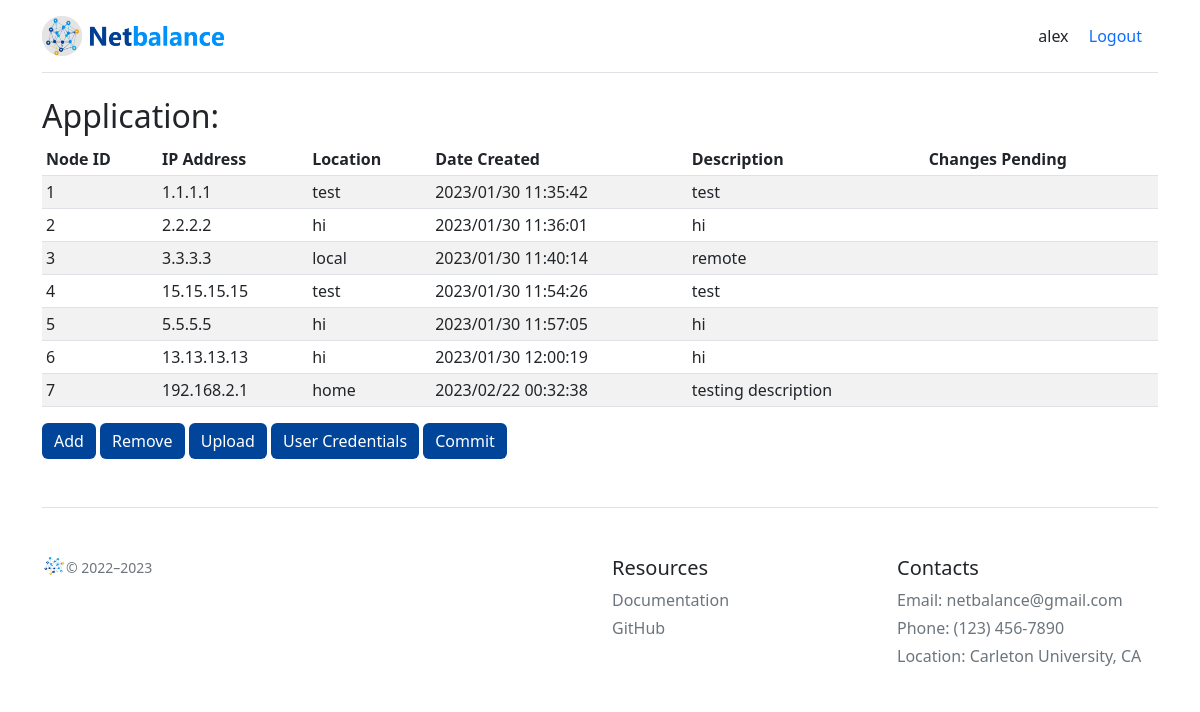
The page /dashboardv2 (signed in) on the database as committed earlier.
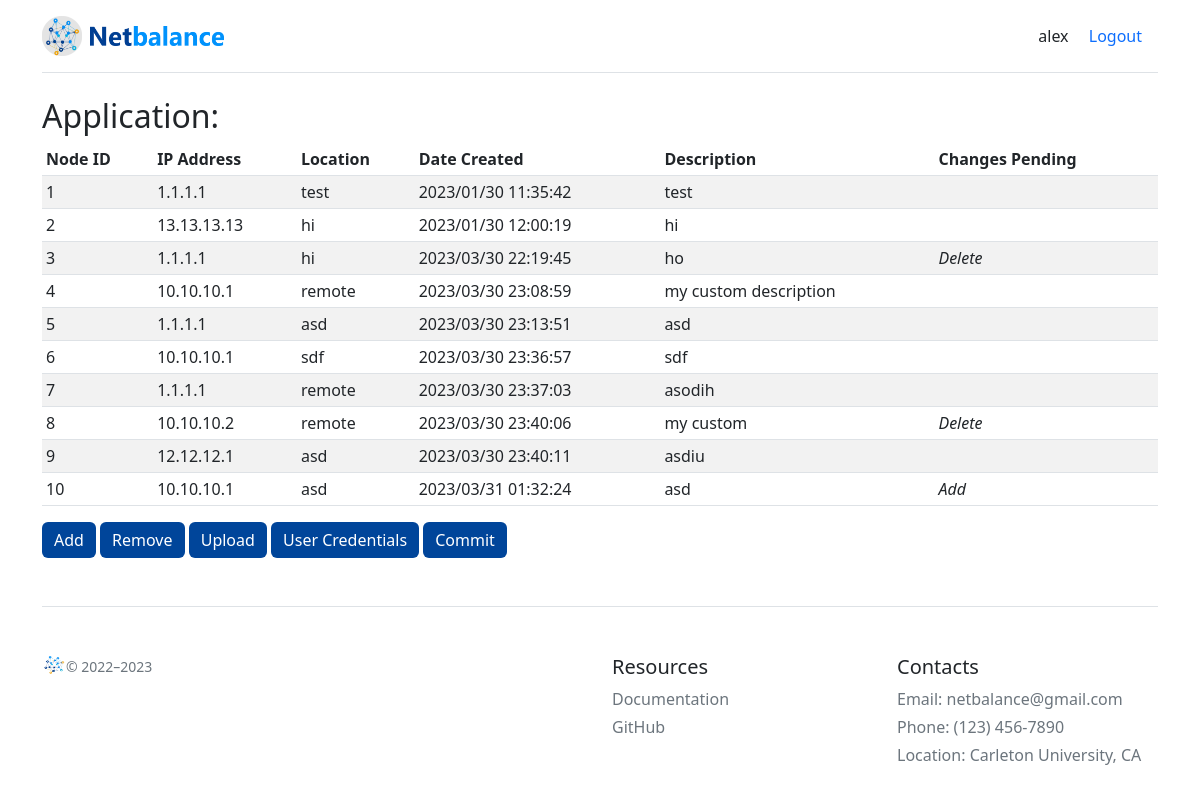
The same page on the database as committed later.
### netbalanceApp/models.py (models this page shows)
class NewApplication(models.Model):
    app_name = models.CharField(max_length=64)
    location = models.CharField(max_length=128)
    ip = models.CharField(max_length=15)
    date = models.CharField(max_length=8)
    pending_add = models.BooleanField()
    pending_delete = models.BooleanField()
    description = models.CharField(max_length=128)

### netbalanceApp/views.py (the view, shortened to what this page needs)
# urls.py: path('dashboardv2', views.dashboardv2, name='dashboardv2'),
@login_required(login_url='login')
def dashboardv2(request):
    if 'add' in request.POST:
        location = str(request.POST.get('location'))
        ip_address = str(request.POST.get('ip')).strip()
        timestamp = datetime.now()
        timestamp = str(timestamp.strftime("%Y/%m/%d %H:%M:%S")).strip()
        description = str(request.POST.get('description'))
        new_node = NewApplication(location=location, ip=ip_address, date=timestamp, pending_add='True', pending_delete='False', description=description)
        new_node.save()
        print(new_node.location, new_node.ip, new_node.date, new_node.pending_add, new_node.pending_delete, new_node.description)  #debugging
        return redirect('dashboardv2')
    elif request.method == 'GET':
        raw_list = NewApplication.objects.all().values()
        return render(request, 'dashboardv2.html', {'sql_table': raw_list})
    elif request.method == 'POST' and request.FILES['myfile']:
        uploaded_file = request.FILES['myfile'] #get the file from the request
        fs = FileSystemStorage() #instantiate a file system storage object
        fs.save(uploaded_file.name, uploaded_file) #save the file to the server
        return redirect('dashboardv2')

### netbalanceApp/templates/dashboardv2.html (shortened to what the changed rows need)
<!doctype html>
<html lang="en">
  <head>
    <link href="/static/css/bootstrap.min.css" rel="stylesheet">
    <link href="/static/css/dashboardv2.css" rel="stylesheet">
  </head>
  <body>
    <div class="container py-3">
        <main">
					<h2>Application: {{file_name}}</h2>
					<div class="table-responsive">
						<table class="table table-striped table-sm">
							<thead>
								<tr>
									<th scope="col">Node ID</th>
									<th scope="col">IP Address</th>
									<th scope="col">Location</th>
									<th scope="col">Date Created</th>
									<th scope="col">Description</th>
									<th scope="col">Changes Pending</th>
								</tr>
							</thead>
							<tbody>
							{% if not sql_table%}
								<tr>
									<td colspan="6"><i>No nodes added.</i></td>
								</tr>
								{% else %}
								{% for new_entry in sql_table %}
									<tr>
										<td>{{forloop.counter}}</td>
										<td>{{new_entry.ip}}</td>
										<td>{{new_entry.location}}</td>
										<td>{{new_entry.date}}</td>
										<td>{{new_entry.description}}</td>
										{% if new_entry.pending_add %}
											<td><i>Add</i></td>
										{% elif new_entry.pending_delete %}
											<td><i>Delete</i></td>
										{% else %}
											<td></td>
										{% endif %}
									</tr>
									{% endfor %}
								{% endif %}
							</tbody>
						</table>
					</div>
    </div>
  </body>
</html>

Rows that differ between the two databases and show on the page:
removed NewApplication: ip "2.2.2.2", location "hi", date "2023/01/30 11:36:01", description "hi", pending_add False (drawn)
removed NewApplication: ip "3.3.3.3", location "local", date "2023/01/30 11:40:14", description "remote", pending_add False (drawn)
removed NewApplication: ip "15.15.15.15", location "test", date "2023/01/30 11:54:26", description "test", pending_add False (drawn)
removed NewApplication: ip "5.5.5.5", location "hi", date "2023/01/30 11:57:05", description "hi", pending_add False (drawn)
removed NewApplication: ip "192.168.2.1", location "home", date "2023/02/22 00:32:38", description "testing description", pending_add False (drawn)
added NewApplication: ip "1.1.1.1", location "hi", date "2023/03/30 22:19:45", description "ho", pending_add "Delete"
added NewApplication: ip "10.10.10.1", location "remote", date "2023/03/30 23:08:59", description "my custom description", pending_add False (drawn)
added NewApplication: ip "1.1.1.1", location "asd", date "2023/03/30 23:13:51", description "asd", pending_add False (drawn)
added NewApplication: ip "10.10.10.1", location "sdf", date "2023/03/30 23:36:57", description "sdf", pending_add False (drawn)
added NewApplication: ip "1.1.1.1", location "remote", date "2023/03/30 23:37:03", description "asodih", pending_add False (drawn)
added NewApplication: ip "10.10.10.2", location "remote", date "2023/03/30 23:40:06", description "my custom", pending_add "Delete"
added NewApplication: ip "12.12.12.1", location "asd", date "2023/03/30 23:40:11", description "asdiu", pending_add False (drawn)
added NewApplication: ip "10.10.10.1", location "asd", date "2023/03/31 01:32:24", description "asd", pending_add "Add"
